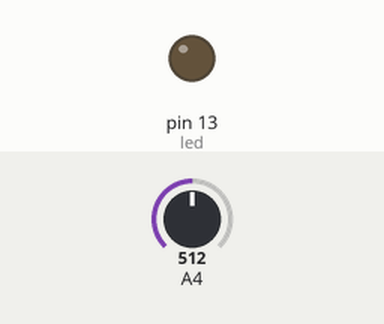
Simulated run of this sketch. Board: Arduino Uno, built with avr-gcc and run on an emulated ATmega328P. Shown: output pins drawn as LEDs (lit = HIGH). The test bench sets the inputs (shaded band); at power-on: A4 = 512.

Above: at 1.2 s.
1.3 s: A4 set to 159
2.8 s: A4 set to 135
At 3.8 s:
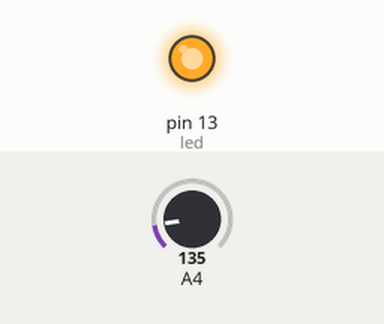
4.3 s: A4 set to 160
At 5.0 s:
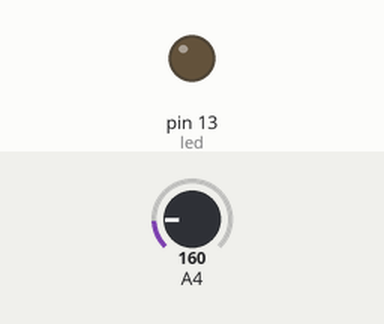
5.8 s: A4 set to 140
At 6.1 s:
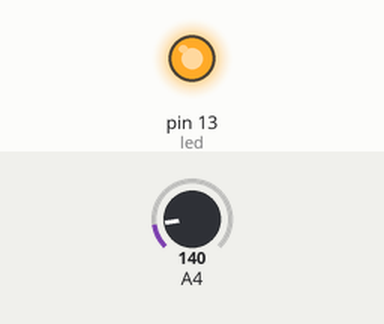
Timing chart, 0 to 8.3 s (numbered marks = the images above; inputs shaded):
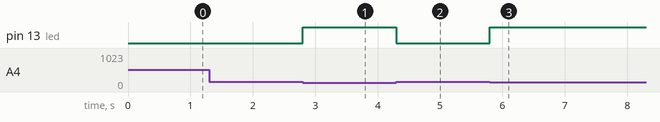

The sketch:

basic_lightsensor.ino
```cpp
const int led=13; // variable which stores pin number

void setup()
{
  pinMode(led, OUTPUT);  //configures pin 3 as OUTPUT
}

void loop()
{
   int sensor_value = analogRead(A4);
  if (sensor_value < 150)// the point at which the state of LEDs change
    {
      digitalWrite(led, HIGH);  //sets LEDs ON
    }
  else
    {
      digitalWrite(led,LOW);  //Sets LEDs OFF
    }

}
```

Measured:
- the behaviour switches between 150 and 149 on A4 (found by bisection; images 0 and 1)
- after the input at 1.3 s, every drawn part: stays the same
- after the input at 2.8 s, pin 13 (led): LOW → HIGH at once
- after the input at 4.3 s, pin 13 (led): HIGH → LOW at once
- after the input at 5.8 s, pin 13 (led): LOW → HIGH at once
